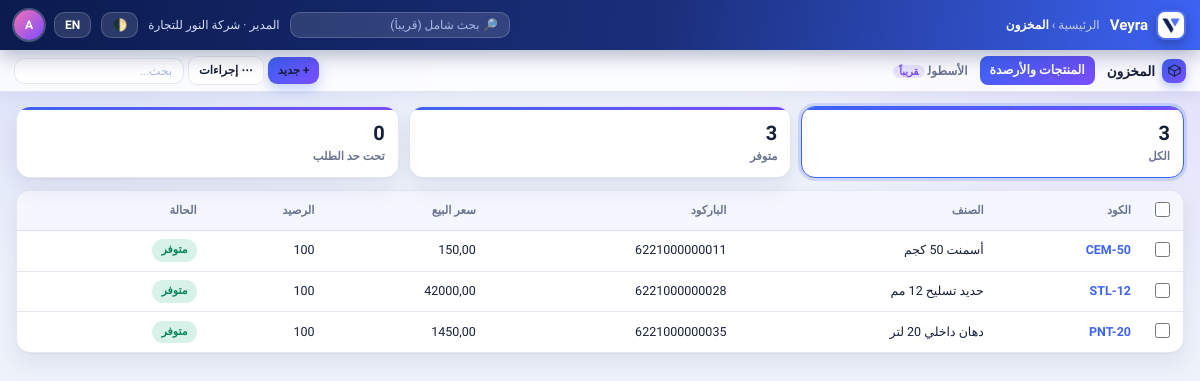
The app's page /inventory/products/ (signed in) with its own data.
### accounts/models.py (models this page shows, shortened)
class User(AbstractUser):
    company = models.ForeignKey("core.Company", null=True, blank=True,
                                on_delete=models.PROTECT, related_name="users")
    is_company_manager = models.BooleanField("مدير الشركة", default=False)
    allowed_modules = models.ManyToManyField("core.Module", blank=True, related_name="users")
    must_change_password = models.BooleanField("لازم يغيّر كلمة المرور", default=False)
    def accessible_codes(self):
        if not self.company_id:
            return set()
        from core.models import CompanyModule
        enabled = set(CompanyModule.objects.filter(company_id=self.company_id, enabled=True)
                      .values_list("module__code", flat=True))
        if self.is_superuser or self.is_company_manager:
            return enabled
        return enabled & set(self.allowed_modules.values_list("code", flat=True))
    def can_access(self, code):
        if self.is_superuser:
            return True

### core/models.py (models this page shows, shortened)
class TimeStampedModel(models.Model):
    created_at = models.DateTimeField(auto_now_add=True)
    updated_at = models.DateTimeField(auto_now=True)
    class Meta:
        abstract = True

class Company(TimeStampedModel):
    name = models.CharField("اسم الشركة", max_length=150)
    code = models.CharField("كود الشركة", max_length=20, unique=True)
    country = models.CharField("البلد", max_length=2, default="EG")
    currency = models.CharField("العملة", max_length=3, default="EGP")
    version = models.CharField("إصدار النظام", max_length=20, default="2.4.0")
    is_active = models.BooleanField("نشطة", default=True)

class Module(TimeStampedModel):
    CATEGORY = [("main", "رئيسي"), ("sub", "فرعي")]
    code = models.SlugField("الكود", max_length=40, unique=True)
    name = models.CharField("الاسم", max_length=100)
    category = models.CharField("النوع", max_length=10, choices=CATEGORY, default="main")
    parent = models.ForeignKey("self", null=True, blank=True, on_delete=models.SET_NULL, related_name="children")
    depends_on = models.ManyToManyField("self", symmetrical=False, blank=True, related_name="required_by")
    sort = models.PositiveIntegerField(default=0)
    class Meta:
        ordering = ["sort", "name"]

### inventory/models.py (models this page shows, shortened)
class Product(TimeStampedModel):
    company = models.ForeignKey(Company, on_delete=models.CASCADE, related_name="products")
    code = models.CharField("الكود", max_length=40)
    name = models.CharField("الاسم", max_length=150)
    barcode = models.CharField("الباركود", max_length=64, blank=True, default="")
    unit = models.CharField("الوحدة", max_length=20, default="قطعة")
    min_qty = models.DecimalField("حد إعادة الطلب", max_digits=14, decimal_places=3, default=Decimal("0"))
    sale_price = models.DecimalField("سعر البيع", max_digits=14, decimal_places=2, default=Decimal("0"))
    cost = models.DecimalField("تكلفة الوحدة", max_digits=14, decimal_places=2, default=Decimal("0"))
    class Meta:
        unique_together = [("company", "code")]
        ordering = ["name"]
        constraints = [
            models.UniqueConstraint(fields=["company", "barcode"], condition=~models.Q(barcode=""),
                                    name="uniq_product_barcode_per_company"),
        ]

### core/views.py (the view)
# urls.py: path("inventory/products/", views.product_list, name="product_list"),
@module_required("inventory")
def product_list(request):
    products = (Product.objects.filter(company=request.user.company)
                .annotate(stock=Coalesce(Sum("stock_moves__qty"), Decimal("0"))))
    rows = [{"id": p.id, "s": "low" if p.stock < p.min_qty else "ok", "detail": "product_detail",
             "cells": [p.code, p.name, p.barcode or "—", p.sale_price, p.stock], "search": p.barcode}
            for p in products]
    return _list_page(request, code="inventory", title="المخزون", rows=rows,
                      columns=["الكود", "الصنف", "الباركود", "سعر البيع", "الرصيد"],
                      statuses=[("ok", "متوفر"), ("low", "تحت حد الطلب")])

### core/context_processors.py (called while the page is built)
def module_nav(request):
    user = getattr(request, "user", None)
    match = getattr(request, "resolver_match", None)
    if not user or not user.is_authenticated or not user.company_id or not match:
        return {"subs": []}
    code = URL_MODULE.get(match.url_name)
    if not code:
        return {"subs": []}
    allowed = user.accessible_codes()
    subs = [m for m in Module.objects.filter(parent__code=code) if m.code in allowed]
    return {"subs": subs, "current_module": code}

### core/i18n_dict.py (called while the page is built)
def translate(text, lang):
    if lang == "en":
        return EN.get(text, text)
    return text

### core/icons.py (called while the page is built)
def svg_for(code):
    body = _P.get(code, _FALLBACK)
    return ('<svg viewBox="0 0 24 24" width="26" height="26" fill="none" stroke="currentColor" stroke-width="1.8" '
            'stroke-linecap="round" stroke-linejoin="round" aria-hidden="true">' + body + '</svg>')

### core/templatetags/veyra_i18n.py (called while the page is built)
@register.filter
def tr(value):
    if value is None:
        return ""
    return translate(str(value), get_language())

### templates/list.html (shortened to what this page needs)
{% extends "base.html" %}
{% load static %}
{% load veyra_i18n %}
{% block crumb %}<span>{{ 'الرئيسية'|tr }}</span> › <b>{{ title|tr }}</b>{% endblock %}
{% block modnav %}
<nav class="modnav">
  <span class="mname"><span class="mico">{{ icon|safe }}</span>{{ title|tr }}</span>
  {% for label, url in menus %}<a href="{% url url %}" class="{% if url == request.resolver_match.url_name %}on{% endif %}">{{ label|tr }}</a>{% endfor %}
  {% for s in subs %}<span class="sub">{{ s.name|tr }}<span class="soon-tag">{{ 'قريباً'|tr }}</span></span>{% endfor %}
  {% if create_url %}<a class="btn sm" href="{% url create_url %}">+ {{ 'جديد'|tr }}</a>{% endif %}
  <details class="dd">
    <summary class="btn ghost sm">{{ '⋯ إجراءات'|tr }}</summary>
  </details>
  <form method="get" style="margin:0">
    <input class="search" style="color:var(--text);background:var(--card);border-color:var(--line);width:170px" name="q" value="{{ q }}" placeholder="{{ 'بحث...'|tr }}">
  </form>
</nav>
{% endblock %}
{% block content %}
<div class="stats">
  {% for s in stats %}
  <a class="stat {% if s.active %}on{% endif %}" href="?f={{ s.key }}{% if q %}&q={{ q|urlencode }}{% endif %}">
    <div class="c">{{ s.count }}</div><div class="l">{{ s.label|tr }}</div>
  </a>
  {% endfor %}
</div>
<table class="tbl" id="list" data-code="{{ code }}">
  <thead><tr>
    <th style="width:30px"><input type="checkbox" id="select-all" onclick="toggleAll(this)"></th>
    {% for c in columns %}<th>{{ c|tr }}</th>{% endfor %}<th>{{ 'الحالة'|tr }}</th><th></th>
  </tr></thead>
  <tbody>
  {% for row in rows %}
    <tr>
      <td><input type="checkbox" class="row-check" value="{{ row.id }}" onchange="updateBulk()"></td>
      {% for cell in row.cells %}
        <td>{% if forloop.first and row.detail %}<a href="{% url row.detail row.id %}" style="text-decoration:none;font-weight:800;color:var(--blue)">{{ cell }}</a>{% else %}{{ cell }}{% endif %}</td>
      {% endfor %}
      <td><span class="pill {% if row.s == 'ok' or row.s == 'delivered' or row.s == 'received' %}ok-p{% elif row.s == 'low' %}low-p{% elif row.s == 'confirmed' or row.s == 'draft' %}mute-p{% else %}warn-p{% endif %}">{{ row.label|tr }}</span></td>
      <td>
      </td>
    </tr>
  {% empty %}
    <tr><td colspan="{{ columns|length|add:3 }}" class="empty">{{ 'لا توجد سجلات'|tr }}</td></tr>
  {% endfor %}
  </tbody>
</table>
{% endblock %}

### templates/base.html (shortened to what this page needs)
{% load static i18n veyra_i18n %}<!DOCTYPE html>
<html lang="{{ request.LANGUAGE_CODE|default:'ar' }}" dir="{% if request.LANGUAGE_CODE == 'en' %}ltr{% else %}rtl{% endif %}" data-theme="light">
<head>
<link rel="stylesheet" href="{% static 'css/app.css' %}">
</head>
<body>
<header class="topbar">
  <a href="{% url 'home' %}" class="brand"><img class="logo" src="{% static 'img/logo.png' %}" alt="Veyra"> Veyra</a>
  <span class="crumb">{% block crumb %}<b>{% if request.LANGUAGE_CODE == 'en' %}Home{% else %}الرئيسية{% endif %}</b>{% endblock %}</span>
  {% if user.is_authenticated %}
  <input class="search" placeholder="🔎 {{ 'بحث شامل (قريباً)'|tr }}" disabled>
  <span class="who">{{ user.get_full_name|default:user.username }}{% if user.company %} · {{ user.company.name }}{% endif %}</span>
  {% endif %}
  <button class="iconbtn" id="theme-btn" type="button" onclick="toggleTheme()" title="dark / light">🌓</button>
  <form class="lang-form" method="post" action="{% url 'set_language' %}">{% csrf_token %}
    <button class="iconbtn" type="submit">{% if request.LANGUAGE_CODE == 'en' %}عربي{% else %}EN{% endif %}</button>
  </form>
  {% if user.is_authenticated %}
  <details class="dd">
    <summary><span class="avatar">{{ user.username|slice:":1"|upper }}</span></summary>
  </details>
  {% else %}
  <a class="btn sm" href="{% url 'login' %}">{{ 'دخول'|tr }}</a>
  {% endif %}
</header>
{% block modnav %}{% endblock %}
<main class="rise">
  {% block content %}{% endblock %}
</main>
</body>
</html>

### records on screen
User: get_full_name "المدير", company.name "شركة النور للتجارة", username "A"
Module: name|tr "الأسطول", value "قريباً"
Product: cells "CEM-50", cells "أسمنت 50 كجم" "6221000000011" "150,00"
Product: cells "STL-12", cells "حديد تسليح 12 مم" "6221000000028" "42000,00"
Product: cells "PNT-20", cells "دهان داخلي 20 لتر" "6221000000035" "1450,00"

### other values on screen
{{ 'الرئيسية'|tr }} "الرئيسية"
{{ title|tr }} "المخزون"
{{ label|tr }} "المنتجات والأرصدة"
{{ 'جديد'|tr }} "جديد"
{{ '⋯ إجراءات'|tr }} "⋯ إجراءات"
{{ s.count }} "3" "3" "0"
{{ s.label|tr }} "الكل" "متوفر" "تحت حد الطلب"
{{ c|tr }} "الكود" "الصنف" "الباركود" "سعر البيع" "الرصيد"
{{ 'الحالة'|tr }} "الحالة"
{{ cell }} "100" "100" "100"
{{ row.label|tr }} "متوفر" "متوفر" "متوفر"
